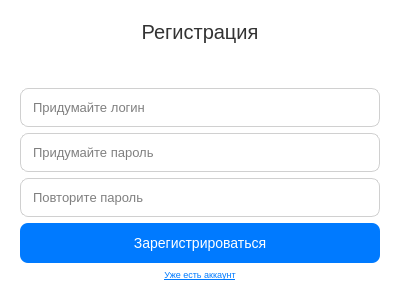
<?xml version="1.0" encoding="UTF-8"?>
<ui version="4.0">
 <class>AuthWidget</class>
 <widget class="QWidget" name="AuthWidget">
  <property name="geometry">
   <rect>
    <x>0</x>
    <y>0</y>
    <width>400</width>
    <height>300</height>
   </rect>
  </property>
  <property name="styleSheet">
   <string notr="true">background-color: #FFFFFF;</string>
  </property>
  <layout class="QVBoxLayout" name="verticalLayout">
   <item>
    <widget class="QStackedWidget" name="stackedWidget">
     <property name="currentIndex">
      <number>1</number>
     </property>
     <widget class="QWidget" name="loginPage">
      <layout class="QVBoxLayout" name="verticalLayout_2">
       <item>
        <widget class="QLabel" name="labelTitle">
         <property name="styleSheet">
          <string notr="true">font-size: 20px; color: #333333;</string>
         </property>
         <property name="text">
          <string>Добро пожаловать</string>
         </property>
         <property name="alignment">
          <set>Qt::AlignmentFlag::AlignCenter</set>
         </property>
        </widget>
       </item>
       <item>
        <spacer name="verticalSpacer">
         <property name="orientation">
          <enum>Qt::Orientation::Vertical</enum>
         </property>
         <property name="sizeHint" stdset="0">
          <size>
           <width>20</width>
           <height>40</height>
          </size>
         </property>
        </spacer>
       </item>
       <item>
        <widget class="QLineEdit" name="lineEditLogin">
         <property name="styleSheet">
          <string>
                    QLineEdit {
                        border: 1px solid #D0D0D0;
                        border-radius: 8px;
                        padding: 10px;
                        font-size: 13px;
                    }
                    QLineEdit:focus {
                        border: 1px solid #007AFF;
                    }
                    </string>
         </property>
         <property name="placeholderText">
          <string>Логин</string>
         </property>
        </widget>
       </item>
       <item>
        <widget class="QLineEdit" name="lineEditPassword">
         <property name="styleSheet">
          <string>
                    QLineEdit {
                        border: 1px solid #D0D0D0;
                        border-radius: 8px;
                        padding: 10px;
                        font-size: 13px;
                    }
                    QLineEdit:focus {
                        border: 1px solid #007AFF;
                    }
                    </string>
         </property>
         <property name="echoMode">
          <enum>QLineEdit::EchoMode::Password</enum>
         </property>
         <property name="placeholderText">
          <string>Пароль</string>
         </property>
        </widget>
       </item>
       <item>
        <widget class="QPushButton" name="btnLogin">
         <property name="styleSheet">
          <string>
                    QPushButton {
                        background-color: #007AFF;
                        color: white;
                        border-radius: 8px;
                        padding: 12px;
                        font-size: 14px;
                        min-width: 100px;
                    }
                    QPushButton:hover {
                        background-color: #0051A8;
                    }
                    QPushButton:pressed {
                        background-color: #003D7A;
                    }
                    </string>
         </property>
         <property name="text">
          <string>Войти</string>
         </property>
        </widget>
       </item>
       <item>
        <widget class="QPushButton" name="btnSwitchToRegister">
         <property name="styleSheet">
          <string>
                    QPushButton {
                        color: #007AFF;
                        text-decoration: underline;
                        border: none;
                        background: transparent;
                    }
                    </string>
         </property>
         <property name="text">
          <string>Создать аккаунт</string>
         </property>
        </widget>
       </item>
      </layout>
     </widget>
     <widget class="QWidget" name="registerPage">
      <layout class="QVBoxLayout" name="verticalLayout_3">
       <item>
        <widget class="QLabel" name="labelTitle_2">
         <property name="styleSheet">
          <string notr="true">font-size: 20px; color: #333333;</string>
         </property>
         <property name="text">
          <string>Регистрация</string>
         </property>
         <property name="alignment">
          <set>Qt::AlignmentFlag::AlignCenter</set>
         </property>
        </widget>
       </item>
       <item>
        <spacer name="verticalSpacer_2">
         <property name="orientation">
          <enum>Qt::Orientation::Vertical</enum>
         </property>
         <property name="sizeHint" stdset="0">
          <size>
           <width>20</width>
           <height>40</height>
          </size>
         </property>
        </spacer>
       </item>
       <item>
        <widget class="QLineEdit" name="lineEditNewLogin">
         <property name="styleSheet">
          <string>
                    QLineEdit {
                        border: 1px solid #D0D0D0;
                        border-radius: 8px;
                        padding: 10px;
                        font-size: 13px;
                    }
                    QLineEdit:focus {
                        border: 1px solid #007AFF;
                    }
                    </string>
         </property>
         <property name="placeholderText">
          <string>Придумайте логин</string>
         </property>
        </widget>
       </item>
       <item>
        <widget class="QLineEdit" name="lineEditNewPassword">
         <property name="styleSheet">
          <string>
                    QLineEdit {
                        border: 1px solid #D0D0D0;
                        border-radius: 8px;
                        padding: 10px;
                        font-size: 13px;
                    }
                    QLineEdit:focus {
                        border: 1px solid #007AFF;
                    }
                    </string>
         </property>
         <property name="echoMode">
          <enum>QLineEdit::EchoMode::Password</enum>
         </property>
         <property name="placeholderText">
          <string>Придумайте пароль</string>
         </property>
        </widget>
       </item>
       <item>
        <widget class="QLineEdit" name="lineEditConfirmPassword">
         <property name="styleSheet">
          <string>
                    QLineEdit {
                        border: 1px solid #D0D0D0;
                        border-radius: 8px;
                        padding: 10px;
                        font-size: 13px;
                    }
                    QLineEdit:focus {
                        border: 1px solid #007AFF;
                    }
                    </string>
         </property>
         <property name="echoMode">
          <enum>QLineEdit::EchoMode::Password</enum>
         </property>
         <property name="placeholderText">
          <string>Повторите пароль</string>
         </property>
        </widget>
       </item>
       <item>
        <widget class="QPushButton" name="btnRegister">
         <property name="styleSheet">
          <string>
                    QPushButton {
                        background-color: #007AFF;
                        color: white;
                        border-radius: 8px;
                        padding: 12px;
                        font-size: 14px;
                        min-width: 100px;
                    }
                    QPushButton:hover {
                        background-color: #0051A8;
                    }
                    QPushButton:pressed {
                        background-color: #003D7A;
                    }
                    </string>
         </property>
         <property name="text">
          <string>Зарегистрироваться</string>
         </property>
        </widget>
       </item>
       <item>
        <widget class="QPushButton" name="btnSwitchToLogin">
         <property name="font">
          <font>
           <pointsize>7</pointsize>
           <underline>true</underline>
          </font>
         </property>
         <property name="styleSheet">
          <string>
                    QPushButton {
                        color: #007AFF;
                        text-decoration: underline;
                        border: none;
                        background: transparent;
                    }
                    </string>
         </property>
         <property name="text">
          <string>Уже есть аккаунт</string>
         </property>
        </widget>
       </item>
      </layout>
     </widget>
    </widget>
   </item>
  </layout>
 </widget>
 <resources/>
 <connections/>
</ui>
